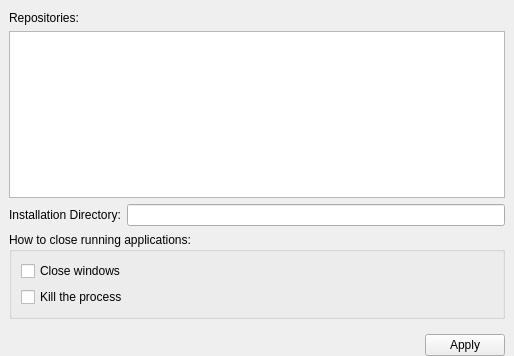
<?xml version="1.0" encoding="UTF-8"?>
<ui version="4.0">
 <class>SettingsFrame</class>
 <widget class="QFrame" name="SettingsFrame">
  <property name="geometry">
   <rect>
    <x>0</x>
    <y>0</y>
    <width>514</width>
    <height>356</height>
   </rect>
  </property>
  <property name="windowTitle">
   <string>Frame</string>
  </property>
  <property name="frameShape">
   <enum>QFrame::NoFrame</enum>
  </property>
  <property name="frameShadow">
   <enum>QFrame::Plain</enum>
  </property>
  <layout class="QVBoxLayout" name="verticalLayout">
   <property name="leftMargin">
    <number>9</number>
   </property>
   <property name="topMargin">
    <number>11</number>
   </property>
   <property name="rightMargin">
    <number>9</number>
   </property>
   <property name="bottomMargin">
    <number>0</number>
   </property>
   <item>
    <widget class="QFrame" name="frame">
     <property name="frameShape">
      <enum>QFrame::NoFrame</enum>
     </property>
     <property name="frameShadow">
      <enum>QFrame::Plain</enum>
     </property>
     <layout class="QFormLayout" name="formLayout">
      <property name="fieldGrowthPolicy">
       <enum>QFormLayout::AllNonFixedFieldsGrow</enum>
      </property>
      <property name="leftMargin">
       <number>0</number>
      </property>
      <property name="topMargin">
       <number>0</number>
      </property>
      <property name="rightMargin">
       <number>0</number>
      </property>
      <item row="0" column="0">
       <widget class="QLabel" name="label">
        <property name="text">
         <string>Repositories:</string>
        </property>
       </widget>
      </item>
      <item row="1" column="0" colspan="2">
       <widget class="QPlainTextEdit" name="plainTextEditReps">
        <property name="sizePolicy">
         <sizepolicy hsizetype="Expanding" vsizetype="Expanding">
          <horstretch>0</horstretch>
          <verstretch>1</verstretch>
         </sizepolicy>
        </property>
        <property name="toolTip">
         <string>&lt;!DOCTYPE HTML PUBLIC &quot;-//W3C//DTD HTML 4.0//EN&quot; &quot;http://www.w3.org/TR/REC-html40/strict.dtd&quot;&gt;
&lt;html&gt;&lt;head&gt;&lt;meta name=&quot;qrichtext&quot; content=&quot;1&quot; /&gt;&lt;style type=&quot;text/css&quot;&gt;
p, li { white-space: pre-wrap; }
&lt;/style&gt;&lt;/head&gt;&lt;body style=&quot; font-family:'MS Shell Dlg 2'; font-size:8.25pt; font-weight:400; font-style:normal;&quot;&gt;
&lt;p style=&quot; margin-top:0px; margin-bottom:0px; margin-left:0px; margin-right:0px; -qt-block-indent:0; text-indent:0px;&quot;&gt;&lt;span style=&quot; font-size:8pt;&quot;&gt;the following list defines repositories that will be used to download and install the software. Enter multiple internet addresses on separate lines. http:// and https:// protocols are supported. The repositories are consulted from top to bottom. Definitions from the earlier entries may hide those from the repositories that stay further in the list.&lt;/span&gt;&lt;/p&gt;
&lt;p style=&quot; margin-top:0px; margin-bottom:0px; margin-left:0px; margin-right:0px; -qt-block-indent:0; text-indent:0px;&quot;&gt;&lt;span style=&quot; font-size:8pt;&quot;&gt;Example:&lt;/span&gt;&lt;/p&gt;
&lt;p style=&quot; margin-top:0px; margin-bottom:0px; margin-left:0px; margin-right:0px; -qt-block-indent:0; text-indent:0px;&quot;&gt;&lt;span style=&quot; font-size:8pt;&quot;&gt;    https://www.yournamehere.com/Software.xml&lt;/span&gt;&lt;/p&gt;
&lt;p style=&quot; margin-top:0px; margin-bottom:0px; margin-left:0px; margin-right:0px; -qt-block-indent:0; text-indent:0px;&quot;&gt;&lt;span style=&quot; font-size:8pt;&quot;&gt;    http://www.yournamehere.com/Beta.xml&lt;/span&gt;&lt;/p&gt;
&lt;p style=&quot;-qt-paragraph-type:empty; margin-top:0px; margin-bottom:0px; margin-left:0px; margin-right:0px; -qt-block-indent:0; text-indent:0px; font-size:8pt;&quot;&gt;&lt;/p&gt;
&lt;p style=&quot; margin-top:0px; margin-bottom:0px; margin-left:0px; margin-right:0px; -qt-block-indent:0; text-indent:0px;&quot;&gt;&lt;span style=&quot; font-size:8pt;&quot;&gt;You can find the list of available repositories at&lt;/span&gt;&lt;/p&gt;
&lt;p style=&quot; margin-top:0px; margin-bottom:0px; margin-left:0px; margin-right:0px; -qt-block-indent:0; text-indent:0px;&quot;&gt;&lt;a href=&quot;http://code.google.com/p/windows-package-manager/&quot;&gt;&lt;span style=&quot; font-size:8pt; text-decoration: underline; color:#0000ff;&quot;&gt;http://code.google.com/p/windows-package-manager/&lt;/span&gt;&lt;/a&gt;&lt;/p&gt;
&lt;p style=&quot;-qt-paragraph-type:empty; margin-top:0px; margin-bottom:0px; margin-left:0px; margin-right:0px; -qt-block-indent:0; text-indent:0px; font-size:8pt;&quot;&gt;&lt;/p&gt;
&lt;p style=&quot;-qt-paragraph-type:empty; margin-top:0px; margin-bottom:0px; margin-left:0px; margin-right:0px; -qt-block-indent:0; text-indent:0px; font-size:8pt;&quot;&gt;&lt;/p&gt;&lt;/body&gt;&lt;/html&gt;</string>
        </property>
        <property name="tabChangesFocus">
         <bool>true</bool>
        </property>
        <property name="lineWrapMode">
         <enum>QPlainTextEdit::NoWrap</enum>
        </property>
       </widget>
      </item>
      <item row="3" column="0">
       <widget class="QLabel" name="label_2">
        <property name="text">
         <string>Installation Directory:</string>
        </property>
        <property name="buddy">
         <cstring>lineEditDir</cstring>
        </property>
       </widget>
      </item>
      <item row="3" column="1">
       <widget class="QLineEdit" name="lineEditDir">
        <property name="toolTip">
         <string>&lt;!DOCTYPE HTML PUBLIC &quot;-//W3C//DTD HTML 4.0//EN&quot; &quot;http://www.w3.org/TR/REC-html40/strict.dtd&quot;&gt;
&lt;html&gt;&lt;head&gt;&lt;meta name=&quot;qrichtext&quot; content=&quot;1&quot; /&gt;&lt;style type=&quot;text/css&quot;&gt;
p, li { white-space: pre-wrap; }
&lt;/style&gt;&lt;/head&gt;&lt;body style=&quot; font-family:'MS Shell Dlg 2'; font-size:8.25pt; font-weight:400; font-style:normal;&quot;&gt;
&lt;p style=&quot; margin-top:0px; margin-bottom:0px; margin-left:0px; margin-right:0px; -qt-block-indent:0; text-indent:0px;&quot;&gt;&lt;span style=&quot; font-size:8pt;&quot;&gt;This is the directory where packages will be installed (in sub-directories). There are only a few reasons to change this value:&lt;/span&gt;&lt;/p&gt;
&lt;ul style=&quot;margin-top: 0px; margin-bottom: 0px; margin-left: 0px; margin-right: 0px; -qt-list-indent: 1;&quot;&gt;&lt;li style=&quot; font-size:8pt;&quot; style=&quot; margin-top:12px; margin-bottom:0px; margin-left:0px; margin-right:0px; -qt-block-indent:0; text-indent:0px;&quot;&gt;there is not enough space on C:    &lt;/li&gt;
&lt;li style=&quot; font-size:8pt;&quot; style=&quot; margin-top:0px; margin-bottom:0px; margin-left:0px; margin-right:0px; -qt-block-indent:0; text-indent:0px;&quot;&gt;the default installation path is too long    &lt;/li&gt;
&lt;li style=&quot; font-size:8pt;&quot; style=&quot; margin-top:0px; margin-bottom:12px; margin-left:0px; margin-right:0px; -qt-block-indent:0; text-indent:0px;&quot;&gt;some packages require that the installation path does not contain spaces&lt;/li&gt;&lt;/ul&gt;
&lt;p style=&quot; margin-top:0px; margin-bottom:12px; margin-left:0px; margin-right:0px; -qt-block-indent:0; text-indent:0px;&quot;&gt;&lt;span style=&quot; font-size:8pt;&quot;&gt;You can change the value at any time. This setting does not affect already installed packages.&lt;/span&gt;&lt;/p&gt;&lt;/body&gt;&lt;/html&gt;</string>
        </property>
       </widget>
      </item>
      <item row="4" column="0" colspan="2">
       <widget class="QGroupBox" name="groupBox">
        <property name="title">
         <string>How to close running applications:</string>
        </property>
        <layout class="QVBoxLayout" name="verticalLayout_2">
         <item>
          <widget class="QCheckBox" name="checkBoxCloseWindows">
           <property name="text">
            <string>Close windows</string>
           </property>
          </widget>
         </item>
         <item>
          <widget class="QCheckBox" name="checkBoxKillProcesses">
           <property name="text">
            <string>Kill the process</string>
           </property>
          </widget>
         </item>
        </layout>
       </widget>
      </item>
     </layout>
    </widget>
   </item>
   <item>
    <widget class="QDialogButtonBox" name="buttonBox">
     <property name="orientation">
      <enum>Qt::Horizontal</enum>
     </property>
     <property name="standardButtons">
      <set>QDialogButtonBox::Apply</set>
     </property>
    </widget>
   </item>
  </layout>
 </widget>
 <tabstops>
  <tabstop>plainTextEditReps</tabstop>
  <tabstop>lineEditDir</tabstop>
  <tabstop>buttonBox</tabstop>
 </tabstops>
 <resources/>
 <connections/>
</ui>
